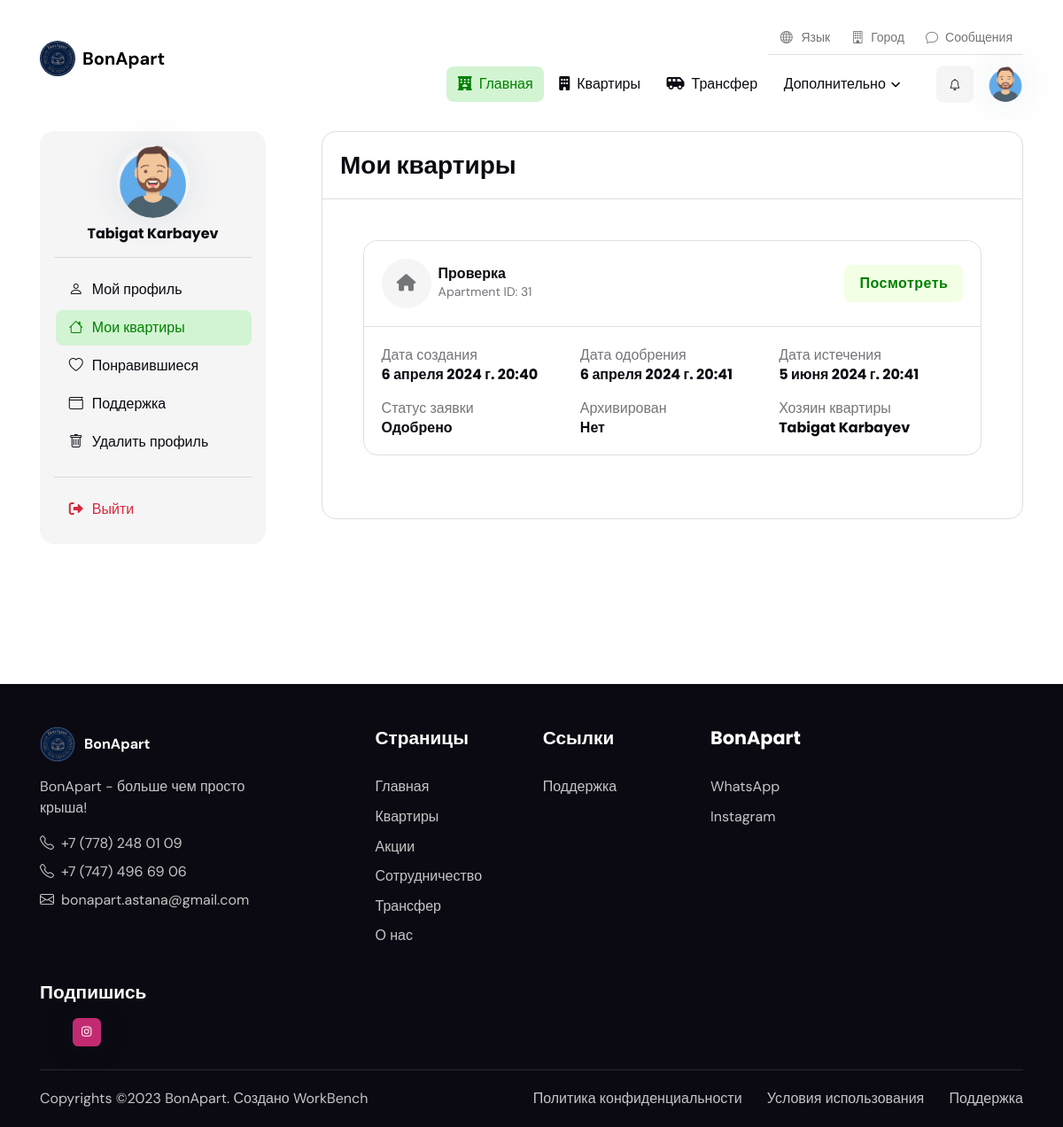
The page /users/my-apartments/ (signed in) on the database as committed earlier.
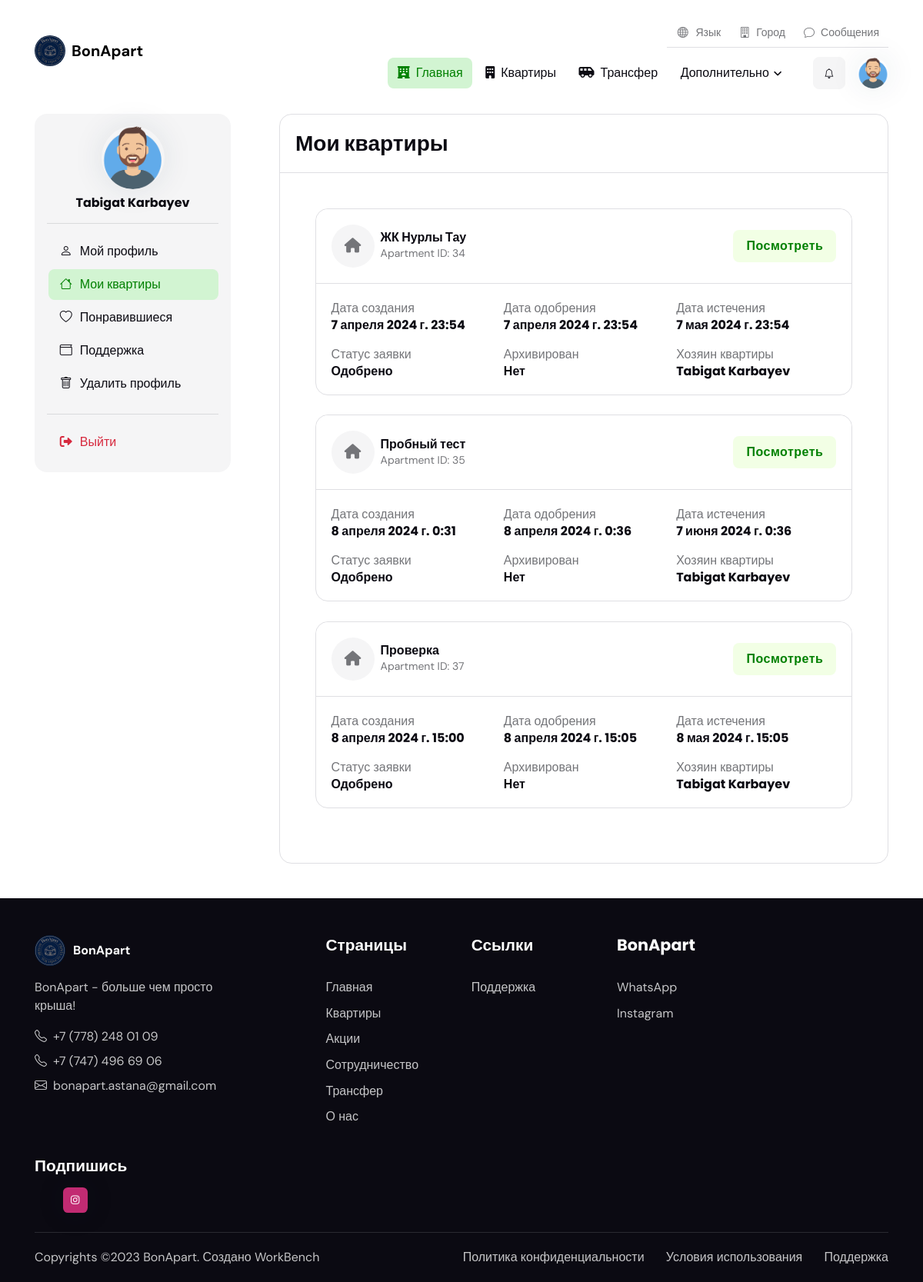
The same page on the database as committed later.
### apartments/models.py (models this page shows, shortened)
class Apartment(models.Model):
    DEAL_CHOICES = (
        ('daily_rent', 'Аренда по суточно'),
        ('monthly_rent', 'Аренда помесячно'),
        ('sale', 'Продажа'),
    )
    ROOM_COUNT = (
        ('1', '1'),
        ('2', '2'),
        ('3', '3'),
        ('4', '4'),
    )
    STATUS_CHOICES = (
        ('pending', 'На рассмотрении'),
        ('approved', 'Одобрено'),
        ('rejected', 'Отклонено'),
    )
    approval_date = models.DateTimeField(blank=True, null=True, verbose_name='Дата одобрения')
    expiry_date = models.DateTimeField(blank=True, null=True, verbose_name='Дата истечения срока годности')
    archived = models.BooleanField(default=False, verbose_name='В архиве')
    deal_type = models.CharField(max_length=20, choices=DEAL_CHOICES, default='daily_rent', verbose_name='Тип сделки')
    city = models.ForeignKey('City', on_delete=models.CASCADE, blank=True, null=True, verbose_name='Города')
    name = models.CharField(max_length=355, verbose_name = 'Название ЖК')
    address = models.CharField(max_length=355, verbose_name = 'Адрес ЖК', blank=True, null=True)
    description = models.TextField(verbose_name='Подробнее')
    side = models.CharField(max_length=255, verbose_name='Район', blank=True, null=True)
    capacity = models.PositiveIntegerField(default=2, verbose_name='Вместимость')
    room = models.CharField(choices=ROOM_COUNT, max_length=255 ,verbose_name='Комнат')
    square = models.PositiveIntegerField(default=37, verbose_name='Площадь')
    floor = models.PositiveIntegerField(default=5, verbose_name='Этаж')
    total_floors = models.PositiveSmallIntegerField(verbose_name='Кол-во этажей')
    singlebeds = models.PositiveSmallIntegerField(default=1, verbose_name='Односпальных мест')
    doublebeds = models.PositiveSmallIntegerField(default=1, verbose_name='Двухспальных мест')
    price = models.DecimalField(max_digits=10, decimal_places=2, verbose_name='Цена')
    video = models.URLField(blank=True, null=True, verbose_name='Видео-ролик')
    wifi = models.BooleanField(default=False, verbose_name='Wi-Fi')
    elevator = models.BooleanField(default=True, verbose_name='Лифт')
    air_conditioning = models.BooleanField(default=False, verbose_name='Кондиционер')
    parking = models.BooleanField(default=False, verbose_name='Платный паркинг')
    bath = models.BooleanField(default=False, verbose_name='Ванна')
    orthopedic_mattress = models.BooleanField(default=False, verbose_name='Ортопедический матрац')
    smart_tv = models.BooleanField(default=False, verbose_name='Smart TV')
    hairdryer = models.BooleanField(default=False, verbose_name='Фен')
    iron = models.BooleanField(default=False, verbose_name='Утюг')
    washing_machine = models.BooleanField(default=False, verbose_name='Стиральная машинка')
    fridge = models.BooleanField(default=False, verbose_name='Холодильник')
    electric_kettle = models.BooleanField(default=False, verbose_name='Электрический чайник')
    plate = models.BooleanField(default=False, verbose_name='Плита')
    mini_bar = models.BooleanField(default=False, verbose_name='Мини Бар')
    hygiene = models.BooleanField(default=False, verbose_name='Гигиенические принадлежности')
    dishes = models.BooleanField(default=False, verbose_name='Посуда')
    shower = models.BooleanField(default=False, verbose_name='Душ')
    timestamp = models.DateTimeField(auto_now_add=True, blank=True, null=True)
    status = models.CharField(max_length=20, choices=STATUS_CHOICES, default='pending')
    owner = models.ForeignKey(settings.AUTH_USER_MODEL, on_delete=models.CASCADE, related_name='owned_apartments', blank=True, null=True)
    def get_archive_bool(self):
        return "Да" if self.archived else "Нет"
    def get_status_type(self):
        return self.get_status_display()
    class Meta:
        verbose_name = 'Квартира'
        verbose_name_plural = 'Квартиры'

### users/models.py (models this page shows)
class CustomUser(AbstractUser):
    first_name = models.CharField(max_length=50)
    last_name = models.CharField(max_length=50)
    phone_number = models.CharField(max_length=50)
    photo = models.ImageField(blank=True)
    gender = models.CharField(max_length=10, choices=[('male', 'Мужской'), ('female', 'Женский'), ('other', 'Другой')],
                              blank=True, null=True)
    age = models.PositiveIntegerField(blank=True, null=True)
    address = models.CharField(max_length=255, blank=True)
    city = models.CharField(max_length=100, blank=True)
    def __str__(self):
        return f'{self.first_name} {self.last_name}'
    class Meta:
        verbose_name = 'Пользователь'
        verbose_name_plural = 'Пользователи'

### users/views.py (the view)
# urls.py: path('my-apartments/', UserApartmentsListView.as_view(), name='my-apartments'),
class UserApartmentsListView(LoginRequiredMixin, ListView):
    model = Apartment
    template_name = 'user_templates/my_apartments.html'
    context_object_name = 'user_apartments'
    def get_queryset(self):
        return Apartment.objects.filter(owner=self.request.user)

### templates/user_templates/my_apartments.html (shortened to what the changed rows need)
<!DOCTYPE html>
{% load static %}
<html lang="en" data-bs-theme="light"><head>
		<link rel="stylesheet" type="text/css" href="{% static 'css/all.min.css' %}">
		<link rel="stylesheet" type="text/css" href="{% static 'css/bootstrap-icons.css' %}">
		<link rel="stylesheet" type="text/css" href="{% static 'css/glightbox.css' %}">
		<link rel="stylesheet" type="text/css" href="{% static 'css/flatpickr.min.css' %}">
		<link rel="stylesheet" type="text/css" href="{% static 'css/choices.min.css' %}">
		<link rel="stylesheet" type="text/css" href="{% static 'css/tiny-slider.css' %}">
		<link rel="stylesheet" type="text/css" href="{% static 'css/style.css' %}">
</head>
<body class="dashboard">
<main>
<section class="pt-3">
	<div class="container">
		<div class="row">
			<div class="col-lg-8 col-xl-9 ps-xl-5">
				<div class="card border bg-transparent">
					<div class="card-body pl-3">
						<div class="tab-content p-2 p-sm-4" id="nav-tabContent">
							<div class="tab-pane fade show active" id="tab-1">
								{% for apartment in user_apartments %}
									<div class="card border mb-4">
									<div class="card-header border-bottom d-md-flex justify-content-md-between align-items-center">
										<div class="d-flex align-items-center">
											<div class="icon-lg bg-light rounded-circle flex-shrink-0"><i class="fa-solid fa-home"></i></div>
											<div class="ms-2">
												{% if apartment.archived %}
												<h6 class="card-title mb-0" style="color: red;">{{ apartment.name }}</h6>
												{% else %}
												<h6 class="card-title mb-0">{{ apartment.name }}</h6>
												{% endif %}
												<ul class="nav nav-divider small">
													{% if apartment.archived %}
													<li class="nav-item" style="color: red;">Apartment ID: {{ apartment.id }}</li>
													{% else %}
													<li class="nav-item">Apartment ID: {{ apartment.id }}</li>
													{% endif %}
												</ul>
											</div>
										</div>
										<div class="mt-2 mt-md-0">
											<a href="{% url 'apartments:apartaments-detail' pk=apartment.pk %}" class="btn btn-primary-soft mb-0">Посмотреть</a>
										</div>
									</div>
									<div class="card-body">
										<div class="row g-3">
											<div class="col-sm-6 col-md-4">
												<span>Дата создания</span>
												<h6 class="mb-0">{{ apartment.timestamp}}</h6>
											</div>
											<div class="col-sm-6 col-md-4">
												<span>Дата одобрения</span>
												<h6 class="mb-0">{{ apartment.approval_date}}</h6>
											</div>
											{% if apartment.archived %}
											<div class="col-sm-6 col-md-4">
												<span>Дата истечения</span>
												<h6 class="mb-0" style="color: red;">{{ apartment.expiry_date }}</h6>
											</div>
											{% else %}
											<div class="col-sm-6 col-md-4">
												<span>Дата истечения</span>
												<h6 class="mb-0">{{ apartment.expiry_date }}</h6>
											</div>
											{% endif %}
											<div class="col-md-4">
												<span>Статус заявки</span>
												<h6 class="mb-0">{{ apartment.get_status_type }}</h6>
											</div>
											<div class="col-md-4">
												<span>Архивирован</span>
												<h6 class="mb-0">{{ apartment.get_archive_bool }}</h6>
											</div>
											<div class="col-sm-6 col-md-4">
												<span>Хозяин квартиры</span>
												<h6 class="mb-0">{{ apartment.owner }}</h6>
											</div>
										</div>
									</div>
								</div>
								{% endfor %}
							</div>
						</div>
					</div>
				</div>
			</div>
		</div>
	</div>
</section>
</main>
</body>
</html>

Rows that differ between the two databases and show on the page:
removed Apartment: name "Проверка", id "31", timestamp "6 апреля 2024 г. 20:40", approval_date "6 апреля 2024 г. 20:41", expiry_date "5 июня 2024 г. 20:41", get_status_type "Одобрено", get_archive_bool "Нет", owner "Tabigat Karbayev"
added Apartment: name "ЖК Нурлы Тау", id "34", timestamp "7 апреля 2024 г. 23:54", approval_date "7 апреля 2024 г. 23:54", expiry_date "7 мая 2024 г. 23:54", get_status_type "Одобрено", get_archive_bool "Нет", owner "Tabigat Karbayev"
added Apartment: name "Пробный тест", id "35", timestamp "8 апреля 2024 г. 0:31", approval_date "8 апреля 2024 г. 0:36", expiry_date "7 июня 2024 г. 0:36", get_status_type "Одобрено", get_archive_bool "Нет", owner "Tabigat Karbayev"
added Apartment: name "Проверка", id "37", timestamp "8 апреля 2024 г. 15:00", approval_date "8 апреля 2024 г. 15:05", expiry_date "8 мая 2024 г. 15:05", get_status_type "Одобрено", get_archive_bool "Нет", owner "Tabigat Karbayev"
